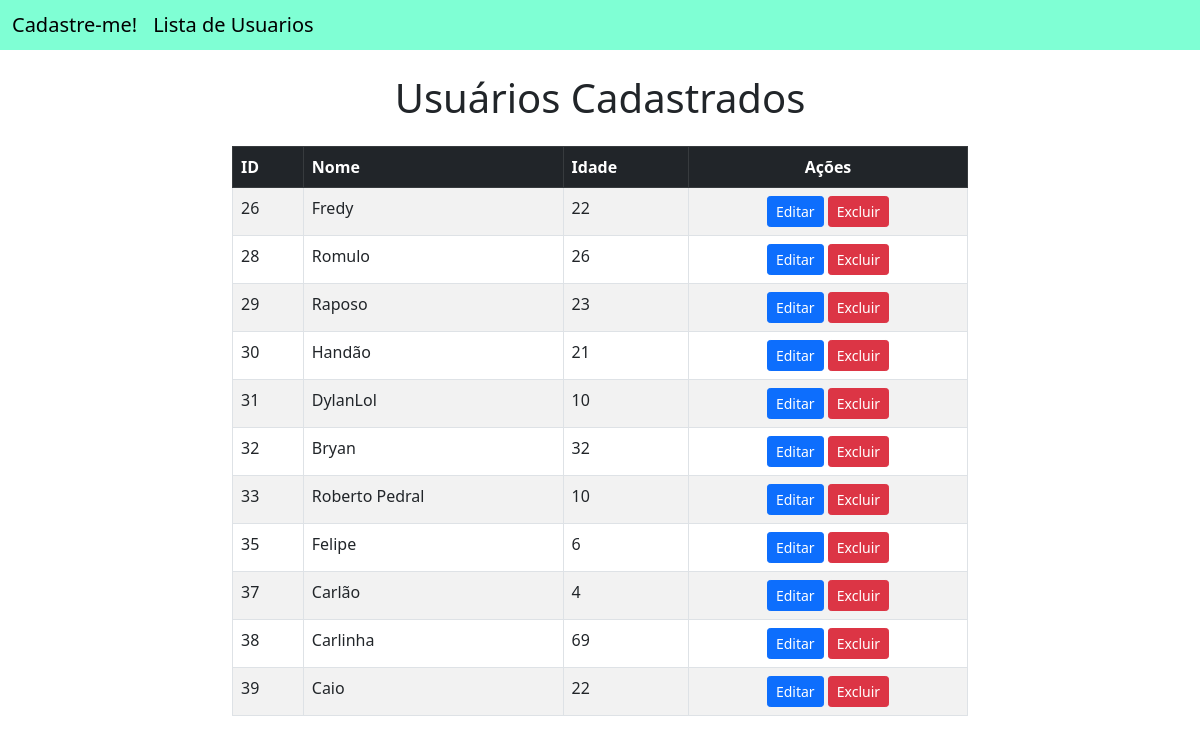
Screenshot of /usuarios/ with the database file from the repository.
### app_cadastro/models.py (models this page shows)
class Usuario(models.Model):
    id_usuario = models.AutoField(primary_key=True)
    nome = models.TextField(max_length=255)
    idade = models.IntegerField()

### app_cadastro/views.py (the view)
# urls.py: path('usuarios/', views.listagem_usuarios, name='listagem_usuarios'),
def listagem_usuarios(request):
    usuarios = Usuario.objects.all()
    context = {
        'usuarios': usuarios
    }
    return render(request, 'usuarios/usuarios.html', context)

### app_cadastro/templates/usuarios/usuarios.html
{% extends 'usuarios/base.html' %}
{% block conteudo %}
<div class="container mt-4">
    <h1 class="text-center mb-4">Usuários Cadastrados</h1>
    <div class="row justify-content-center">
        <div class="col-md-8">
            <table class="table table-bordered table-hover table-striped">
                <thead class="table-dark">
                    <tr>
                        <th>ID</th>
                        <th>Nome</th>
                        <th>Idade</th>
                        <th class="text-center">Ações</th>
                    </tr>
                </thead>
                <tbody>
                    {% for usuario in usuarios %}
                    <tr>
                        <td>{{ usuario.id_usuario }}</td>
                        <td>{{ usuario.nome }}</td>
                        <td>{{ usuario.idade }}</td>
                        <td class="text-center">
                            <a href="{% url 'editar_usuario' usuario.id_usuario %}" class="btn btn-primary btn-sm">Editar</a>
                            <a href="{% url 'excluir_usuario' usuario.id_usuario %}" class="btn btn-danger btn-sm">Excluir</a>
                        </td>
                    </tr>
                    {% endfor %}
                </tbody>
            </table>
        </div>
    </div>
</div>
{% endblock %}

### app_cadastro/templates/usuarios/base.html (shortened to what this page needs)
<!doctype html>
<html lang="en">
  <head>
    <link href="https://cdn.jsdelivr.net/npm/bootstrap@5.0.2/dist/css/bootstrap.min.css" rel="stylesheet">
  </head>
  <body>
    <nav class="navbar navbar-light" style="background-color: aquamarine;">
      <div class="container-fluid d-flex justify-content-start">
          <span class="navbar-brand mb-0 h1">
              <a style="text-decoration: none; color: black" href="{% url 'home'%}">Cadastre-me!</a>
          </span>
          <span class="navbar-brand mb-0 h1">
              <a style="text-decoration: none; color: black" href="{% url 'listagem_usuarios'%}">Lista de Usuarios</a>
          </span>
      </div>
  </nav>
    {% block conteudo %}
    {% endblock %}
  </body>
</html>

### rows the page displays
Usuario: id_usuario "26", nome "Fredy", idade "22"
Usuario: id_usuario "28", nome "Romulo", idade "26"
Usuario: id_usuario "29", nome "Raposo", idade "23"
Usuario: id_usuario "30", nome "Handão", idade "21"
Usuario: id_usuario "31", nome "DylanLol", idade "10"
Usuario: id_usuario "32", nome "Bryan", idade "32"
Usuario: id_usuario "33", nome "Roberto Pedral", idade "10"
Usuario: id_usuario "35", nome "Felipe", idade "6"
Usuario: id_usuario "37", nome "Carlão", idade "4"
Usuario: id_usuario "38", nome "Carlinha", idade "69"
Usuario: id_usuario "39", nome "Caio", idade "22"
